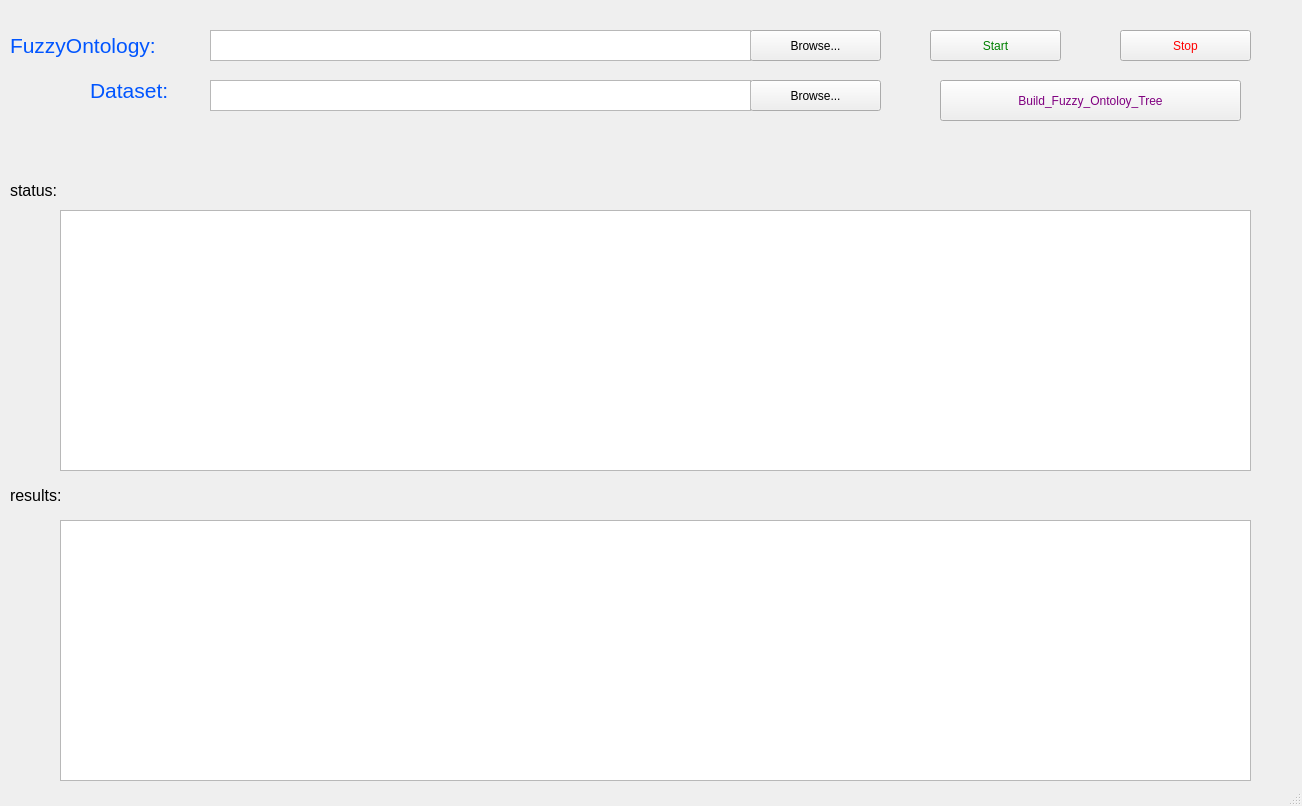
<?xml version="1.0" encoding="UTF-8"?>
<ui version="4.0">
 <class>MainWindow</class>
 <widget class="QMainWindow" name="MainWindow">
  <property name="geometry">
   <rect>
    <x>0</x>
    <y>0</y>
    <width>1302</width>
    <height>806</height>
   </rect>
  </property>
  <property name="windowTitle">
   <string>MainWindow</string>
  </property>
  <property name="styleSheet">
   <string notr="true"/>
  </property>
  <widget class="QWidget" name="centralwidget">
   <widget class="QPushButton" name="inOntoButt">
    <property name="geometry">
     <rect>
      <x>750</x>
      <y>30</y>
      <width>131</width>
      <height>31</height>
     </rect>
    </property>
    <property name="text">
     <string>Browse...</string>
    </property>
   </widget>
   <widget class="QPushButton" name="inDataButt">
    <property name="geometry">
     <rect>
      <x>750</x>
      <y>80</y>
      <width>131</width>
      <height>31</height>
     </rect>
    </property>
    <property name="text">
     <string>Browse...</string>
    </property>
   </widget>
   <widget class="QTextEdit" name="textEditOnto">
    <property name="geometry">
     <rect>
      <x>210</x>
      <y>30</y>
      <width>541</width>
      <height>31</height>
     </rect>
    </property>
   </widget>
   <widget class="QTextEdit" name="textEditData">
    <property name="geometry">
     <rect>
      <x>210</x>
      <y>80</y>
      <width>541</width>
      <height>31</height>
     </rect>
    </property>
   </widget>
   <widget class="QLabel" name="label">
    <property name="geometry">
     <rect>
      <x>10</x>
      <y>30</y>
      <width>181</width>
      <height>31</height>
     </rect>
    </property>
    <property name="text">
     <string>&lt;html&gt;&lt;head/&gt;&lt;body&gt;&lt;p&gt;&lt;span style=&quot; font-size:16pt; color:#0055ff;&quot;&gt;FuzzyOntology:&lt;/span&gt;&lt;/p&gt;&lt;/body&gt;&lt;/html&gt;</string>
    </property>
   </widget>
   <widget class="QLabel" name="label_2">
    <property name="geometry">
     <rect>
      <x>90</x>
      <y>60</y>
      <width>101</width>
      <height>61</height>
     </rect>
    </property>
    <property name="text">
     <string>&lt;html&gt;&lt;head/&gt;&lt;body&gt;&lt;p&gt;&lt;span style=&quot; font-size:16pt; color:#0055ff;&quot;&gt;Dataset:&lt;/span&gt;&lt;/p&gt;&lt;/body&gt;&lt;/html&gt;</string>
    </property>
   </widget>
   <widget class="QPushButton" name="pushButton_3">
    <property name="geometry">
     <rect>
      <x>930</x>
      <y>30</y>
      <width>131</width>
      <height>31</height>
     </rect>
    </property>
    <property name="styleSheet">
     <string notr="true">color: green;
font: 12pt &quot;Adobe Heiti Std&quot;;</string>
    </property>
    <property name="text">
     <string>Start</string>
    </property>
   </widget>
   <widget class="QPushButton" name="pushButton_4">
    <property name="geometry">
     <rect>
      <x>1120</x>
      <y>30</y>
      <width>131</width>
      <height>31</height>
     </rect>
    </property>
    <property name="styleSheet">
     <string notr="true">font: 12pt &quot;Adobe Heiti Std&quot;;
color: red;</string>
    </property>
    <property name="text">
     <string>Stop</string>
    </property>
   </widget>
   <widget class="QPushButton" name="pushButton_5">
    <property name="geometry">
     <rect>
      <x>940</x>
      <y>80</y>
      <width>301</width>
      <height>41</height>
     </rect>
    </property>
    <property name="styleSheet">
     <string notr="true">font: 12pt &quot;Adobe Heiti Std&quot;;
color: purple;</string>
    </property>
    <property name="text">
     <string>Build_Fuzzy_Ontoloy_Tree</string>
    </property>
   </widget>
   <widget class="QLabel" name="label_3">
    <property name="geometry">
     <rect>
      <x>10</x>
      <y>180</y>
      <width>81</width>
      <height>21</height>
     </rect>
    </property>
    <property name="text">
     <string>&lt;html&gt;&lt;head/&gt;&lt;body&gt;&lt;p&gt;&lt;span style=&quot; font-size:12pt;&quot;&gt;status:&lt;/span&gt;&lt;/p&gt;&lt;/body&gt;&lt;/html&gt;</string>
    </property>
    <property name="margin">
     <number>0</number>
    </property>
   </widget>
   <widget class="QLabel" name="label_4">
    <property name="geometry">
     <rect>
      <x>10</x>
      <y>480</y>
      <width>81</width>
      <height>31</height>
     </rect>
    </property>
    <property name="text">
     <string>&lt;html&gt;&lt;head/&gt;&lt;body&gt;&lt;p&gt;&lt;span style=&quot; font-size:12pt;&quot;&gt;results:&lt;/span&gt;&lt;/p&gt;&lt;/body&gt;&lt;/html&gt;</string>
    </property>
   </widget>
   <widget class="QTextEdit" name="textEdit">
    <property name="geometry">
     <rect>
      <x>60</x>
      <y>210</y>
      <width>1191</width>
      <height>261</height>
     </rect>
    </property>
   </widget>
   <widget class="QTextEdit" name="textEdit_2">
    <property name="geometry">
     <rect>
      <x>60</x>
      <y>520</y>
      <width>1191</width>
      <height>261</height>
     </rect>
    </property>
   </widget>
  </widget>
  <widget class="QStatusBar" name="statusbar"/>
 </widget>
 <resources/>
 <connections/>
</ui>
